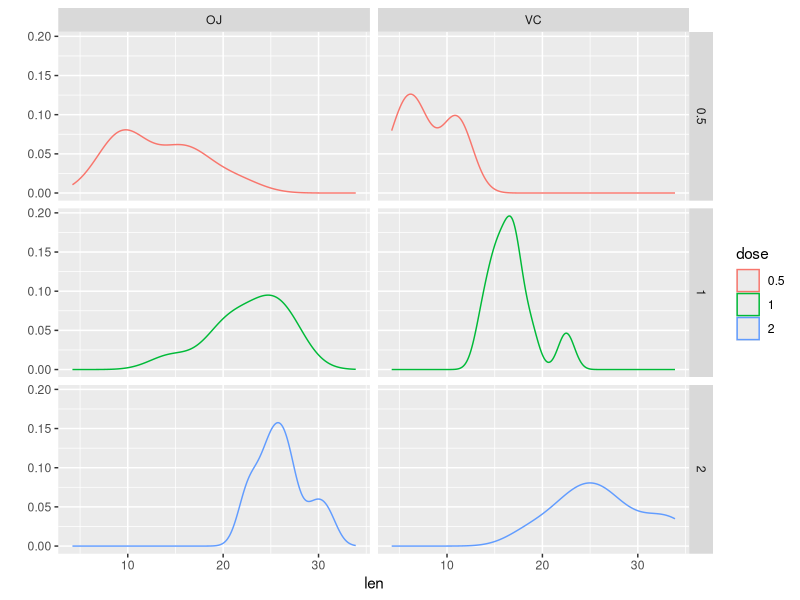

R code for this plot:
## ---- chunk 1
library(ggplot2)
library(datasets)
tg <- datasets::ToothGrowth
tg$dose <- as.factor(tg$dose)
## ---- chunk 2
str(tg)
summary(tg)
## ---- chunk 3
  qplot(x=len, data=tg, color=dose, group = dose, geom = "density", facets = dose ~ supp)
## ---- chunk 4
n = 10
x = tg[tg$supp=="OJ", "len"]
y = tg[tg$supp=="VC", "len"]
delta = mean(x) - mean(y)
p.sd = sqrt((var(x)+var(y))/2)

t.res <- t.test(x, y, alternative = "two.sided", mu = 0, paired = FALSE, var.equal = TRUE)
p.res <- power.t.test(n, delta, p.sd, sig.level=0.05, type="two.sample", alternative="two.sided")
## ---- chunk 5
n = 10
x = tg[tg$dose=="0.5", "len"]
y = tg[tg$dose=="1", "len"]
delta = mean(x) - mean(y)
p.sd = sqrt((var(x)+var(y))/2)

t.res.a <- t.test(x, y, alternative = "two.sided", mu = 0, paired = FALSE, var.equal = TRUE)
p.res.a <- power.t.test(n, delta, p.sd, sig.level=0.05, type="two.sample", alternative="two.sided")
## ---- chunk 6
n = 10
x = tg[tg$dose=="0.5", "len"]
y = tg[tg$dose=="2", "len"]
delta = mean(x) - mean(y)
p.sd = sqrt((var(x)+var(y))/2)

t.res.b <- t.test(x, y, alternative = "two.sided", mu = 0, paired = FALSE, var.equal = TRUE)
p.res.b <- power.t.test(n, delta, p.sd, sig.level=0.05, type="two.sample", alternative="two.sided")
## ---- chunk 7
n = 10
x = tg[tg$dose=="1", "len"]
y = tg[tg$dose=="2", "len"]
delta = mean(x) - mean(y)
p.sd = sqrt((var(x)+var(y))/2)

t.res.c <- t.test(x, y, alternative = "two.sided", mu = 0, paired = FALSE, var.equal = TRUE)
p.res.c <- power.t.test(n, delta, p.sd, sig.level=0.05, type="two.sample", alternative="two.sided")
## ---- chunk 8
a <- c(t.res.a$p.value, t.res.a$conf.int, p.res.a$power)
b <- c(t.res.b$p.value, t.res.b$conf.int, p.res.b$power)
c <- c(t.res.c$p.value, t.res.c$conf.int, p.res.c$power)
  
results <- data.frame(dose.0.5v1=a,dose.0.5v2=b, dose.1v2=c,row.names = c("p-value", "conf-interval-low", "conf-interval-up", "power"))
results["p-value",] <- results["p-value",]
results
